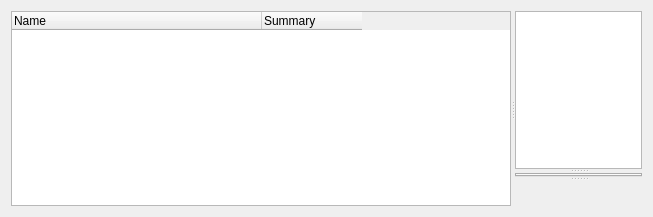
      <widget class="QWidget" name="tabMainAnalysis">
       <attribute name="title">
        <string>Analysis</string>
       </attribute>
       <layout class="QVBoxLayout" name="verticalLayout_10">
        <item>
         <widget class="QSplitter" name="splitter_8">
          <property name="orientation">
           <enum>Qt::Horizontal</enum>
          </property>
          <widget class="QTreeWidget" name="mainAnalysisTreeWidget">
           <property name="minimumSize">
            <size>
             <width>500</width>
             <height>0</height>
            </size>
           </property>
           <property name="columnCount">
            <number>2</number>
           </property>
           <attribute name="headerDefaultSectionSize">
            <number>250</number>
           </attribute>
           <attribute name="headerStretchLastSection">
            <bool>false</bool>
           </attribute>
           <column>
            <property name="text">
             <string notr="true">Name</string>
            </property>
           </column>
           <column>
            <property name="text">
             <string notr="true">Summary</string>
            </property>
           </column>
          </widget>
          <widget class="QSplitter" name="splitter_7">
           <property name="orientation">
            <enum>Qt::Vertical</enum>
           </property>
           <widget class="QTextEdit" name="mainAnalysisEdit"/>
           <widget class="QTabWidget" name="mainAnalysisTabPlaceholder"/>
           <widget class="QWidget" name="mainAnalysisSearchControlPlaceholder" native="true"/>
          </widget>
         </widget>
        </item>
       </layout>
      </widget>
